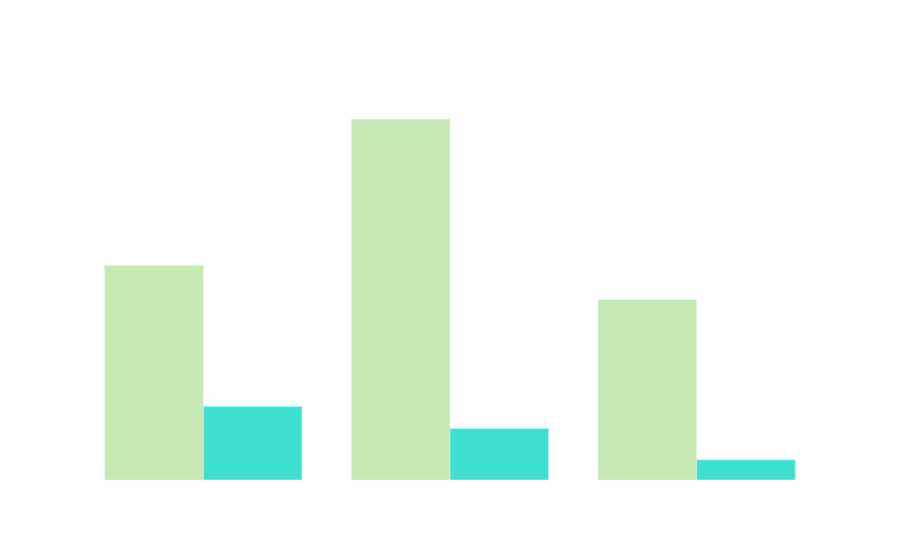

Here is the notebook cell this chart was saved with:
### Code cell
m_df = df.groupby(['maritalstatus','attrition'])['employeecount'].sum().reset_index().sort_values(by=['maritalstatus'], ascending=False)
fig = px.bar(m_df,x='maritalstatus',y='employeecount',color='attrition',barmode='group',title='Marital Status vs Attrition',color_discrete_sequence=my_col)
fig.update_layout(
    title ={'x':0.5,'font':{'color' : 'white'}},
    plot_bgcolor='rgba(0,0,0,0)',
    paper_bgcolor='rgba(0,0,0,0)',
    font=dict(color='white'),
    showlegend=False,
    xaxis = dict(showgrid = False),
    yaxis = dict(showgrid = False)
    )
fig.show()

### Figure 1 — Plotly figure (JSON) as saved in the notebook; plotly's stock layout.template omitted (floating-point values rounded to 4 significant figures)
{"data": [{"alignmentgroup": "True", "hovertemplate": "attrition=no<br>maritalstatus=%{x}<br>employeecount=%{y}<extra></extra>", "legendgroup": "no", "marker": {"color": "#c7e9b4", "pattern": {"shape": ""}}, "name": "no", "offsetgroup": "no", "orientation": "v", "showlegend": true, "textposition": "auto", "type": "bar", "x": ["single", "married", "divorced"], "xaxis": "x", "y": [350, 589, 294], "yaxis": "y"}, {"alignmentgroup": "True", "hovertemplate": "attrition=yes<br>maritalstatus=%{x}<br>employeecount=%{y}<extra></extra>", "legendgroup": "yes", "marker": {"color": "#40E0D0", "pattern": {"shape": ""}}, "name": "yes", "offsetgroup": "yes", "orientation": "v", "showlegend": true, "textposition": "auto", "type": "bar", "x": ["single", "married", "divorced"], "xaxis": "x", "y": [120, 84, 33], "yaxis": "y"}], "layout": {"barmode": "group", "font": {"color": "white"}, "legend": {"title": {"text": "attrition"}, "tracegroupgap": 0}, "paper_bgcolor": "rgba(0,0,0,0)", "plot_bgcolor": "rgba(0,0,0,0)", "showlegend": false, "title": {"font": {"color": "white"}, "text": "Marital Status vs Attrition", "x": 0.5}, "xaxis": {"anchor": "y", "domain": [0, 1], "showgrid": false, "title": {"text": "maritalstatus"}}, "yaxis": {"anchor": "x", "domain": [0, 1], "showgrid": false, "title": {"text": "employeecount"}}}}
